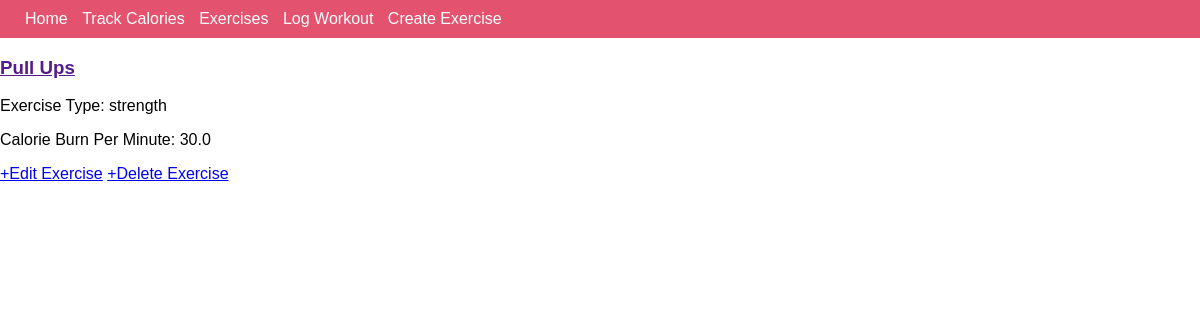
/exercise/2/, run on an earlier commit of the app's database.
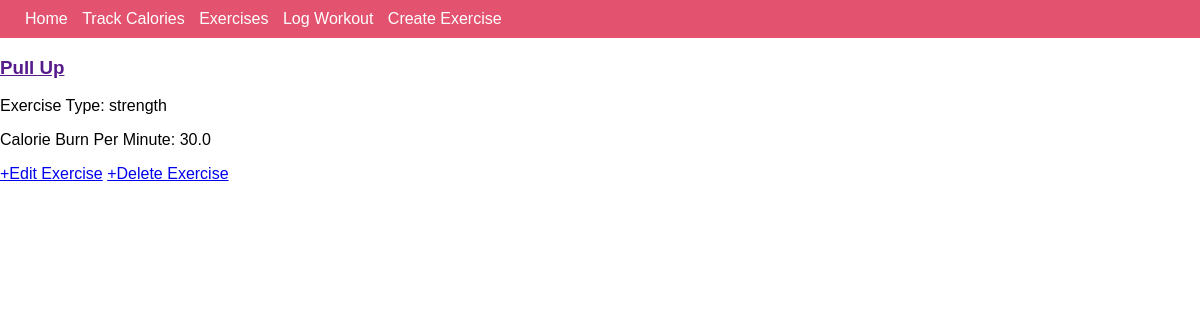
And on a later commit of the database.
### app/models.py (models this page shows, shortened)
class exercise(models.Model):
    user = models.ForeignKey(User, on_delete=models.CASCADE)
    exercise_name = models.CharField(max_length=50, null=True, blank=True)
    EXERCISE_TYPES = [
        ('cardio', 'Cardio'),
        ('strength', 'Strength'),
        ('flexibility','Flexibility'),
        ('balance', 'Balance'),
        ('hiit', 'High-Intensity Interval Training'),
        ('other', 'Others')
    ]
    exercise_type = models.CharField(max_length=50, choices=EXERCISE_TYPES)
    calorie_burn = models.FloatField(null=True, blank=True)

### app/views.py (the view)
# urls.py: path('exercise/<int:pk>/', ExerciseDetailView.as_view(), name ='exercise_detail'),
class ExerciseDetailView(DetailView):
    model = exercise
    context_object_name = 'exercise'
    template_name = 'app/exercise_detail.html'

### app/templates/app/exercise_detail.html
{% extends 'app/base.html' %} {% load static %} {% block content %}
<div class="post-entry">
  <h3>
    <a href="">{{exercise.exercise_name}}</a>
  </h3>
  <p>Exercise Type: {{exercise.exercise_type}}</p>
  <p>Calorie Burn Per Minute: {{exercise.calorie_burn}}</p>
</div>
<a href="{% url 'exercise_update' object.pk %}">+Edit Exercise</a>
<a href="{% url 'exercise_delete' object.pk %}">+Delete Exercise</a>
{% endblock content%}

What changed in the data, as far as the page shows it:
changed exercise "strength": exercise_name "Pull Ups" → "Pull Up"
